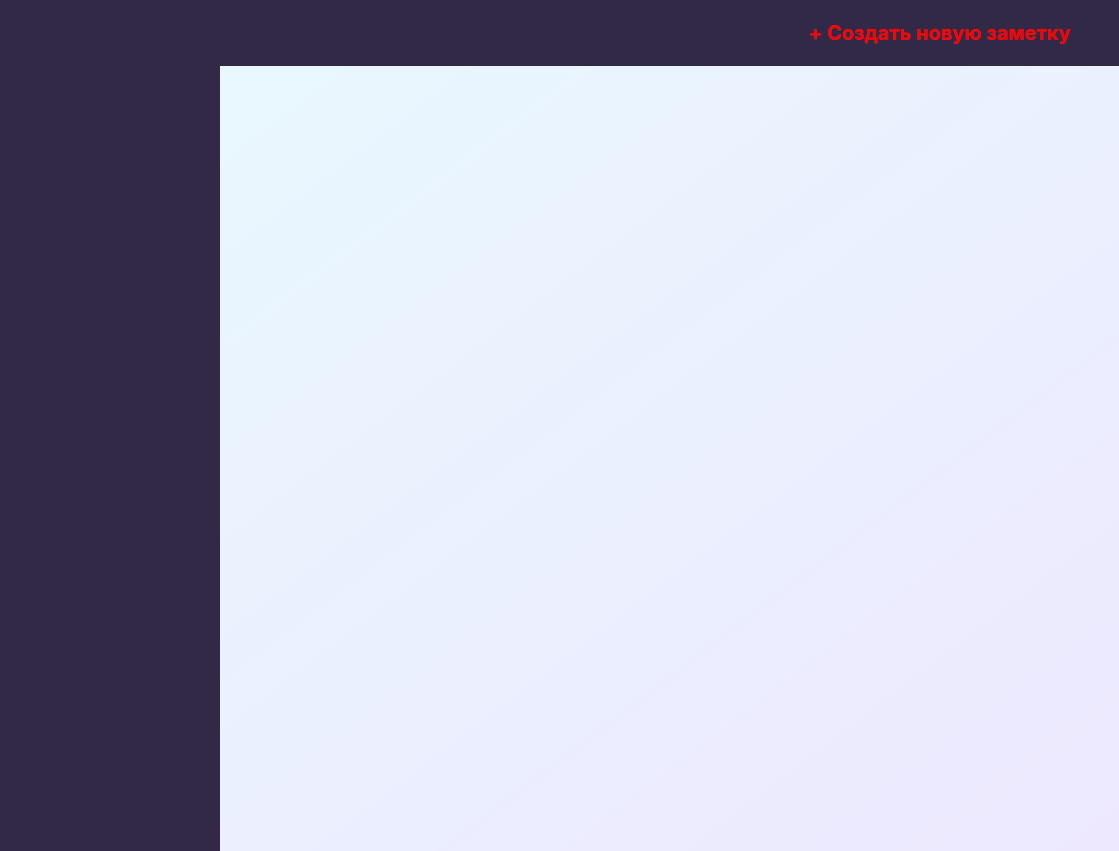
<?xml version="1.0" encoding="UTF-8"?>
<ui version="4.0">
 <class>UserApplication</class>
 <widget class="QMainWindow" name="UserApplication">
  <property name="geometry">
   <rect>
    <x>0</x>
    <y>0</y>
    <width>1119</width>
    <height>851</height>
   </rect>
  </property>
  <property name="minimumSize">
   <size>
    <width>800</width>
    <height>600</height>
   </size>
  </property>
  <property name="windowTitle">
   <string>Feedback Tools</string>
  </property>
  <widget class="QWidget" name="centralwidget">
   <property name="styleSheet">
    <string notr="true">background-color: qlineargradient(x1: 0, y1: 0, x2: 1, y2: 1, stop: 0 #E8FAFE, stop: 1 #EDE8FE);</string>
   </property>
   <layout class="QGridLayout" name="gridLayout">
    <property name="leftMargin">
     <number>0</number>
    </property>
    <property name="topMargin">
     <number>0</number>
    </property>
    <property name="rightMargin">
     <number>0</number>
    </property>
    <property name="bottomMargin">
     <number>0</number>
    </property>
    <property name="spacing">
     <number>0</number>
    </property>
    <item row="0" column="0">
     <widget class="QFrame" name="frame">
      <property name="styleSheet">
       <string notr="true">border: none;</string>
      </property>
      <property name="frameShape">
       <enum>QFrame::StyledPanel</enum>
      </property>
      <property name="frameShadow">
       <enum>QFrame::Raised</enum>
      </property>
      <layout class="QGridLayout" name="gridLayout_2">
       <property name="leftMargin">
        <number>0</number>
       </property>
       <property name="topMargin">
        <number>0</number>
       </property>
       <property name="rightMargin">
        <number>0</number>
       </property>
       <property name="bottomMargin">
        <number>0</number>
       </property>
       <property name="spacing">
        <number>0</number>
       </property>
       <item row="0" column="0">
        <widget class="QGroupBox" name="gridGroupBox">
         <property name="styleSheet">
          <string notr="true">background-color: none; border: none;</string>
         </property>
         <layout class="QHBoxLayout" name="horizontalLayout">
          <property name="spacing">
           <number>0</number>
          </property>
          <property name="leftMargin">
           <number>0</number>
          </property>
          <property name="topMargin">
           <number>0</number>
          </property>
          <property name="rightMargin">
           <number>0</number>
          </property>
          <property name="bottomMargin">
           <number>0</number>
          </property>
          <item>
           <widget class="QFrame" name="frame_2">
            <property name="maximumSize">
             <size>
              <width>220</width>
              <height>16777215</height>
             </size>
            </property>
            <property name="styleSheet">
             <string notr="true">background-color: #312945</string>
            </property>
            <property name="frameShape">
             <enum>QFrame::StyledPanel</enum>
            </property>
            <property name="frameShadow">
             <enum>QFrame::Raised</enum>
            </property>
           </widget>
          </item>
          <item>
           <widget class="QFrame" name="frame_3">
            <property name="styleSheet">
             <string notr="true">background-color: none</string>
            </property>
            <property name="frameShape">
             <enum>QFrame::StyledPanel</enum>
            </property>
            <property name="frameShadow">
             <enum>QFrame::Raised</enum>
            </property>
            <layout class="QVBoxLayout" name="verticalLayout_2">
             <property name="spacing">
              <number>0</number>
             </property>
             <property name="leftMargin">
              <number>0</number>
             </property>
             <property name="topMargin">
              <number>0</number>
             </property>
             <property name="rightMargin">
              <number>0</number>
             </property>
             <property name="bottomMargin">
              <number>0</number>
             </property>
             <item>
              <widget class="QGroupBox" name="gridGroupBox">
               <layout class="QVBoxLayout" name="verticalLayout">
                <property name="spacing">
                 <number>0</number>
                </property>
                <property name="leftMargin">
                 <number>0</number>
                </property>
                <property name="topMargin">
                 <number>0</number>
                </property>
                <property name="rightMargin">
                 <number>0</number>
                </property>
                <property name="bottomMargin">
                 <number>0</number>
                </property>
                <item>
                 <widget class="QFrame" name="frame_4">
                  <property name="maximumSize">
                   <size>
                    <width>16777215</width>
                    <height>66</height>
                   </size>
                  </property>
                  <property name="styleSheet">
                   <string notr="true">background-color: #312945</string>
                  </property>
                  <property name="frameShape">
                   <enum>QFrame::StyledPanel</enum>
                  </property>
                  <property name="frameShadow">
                   <enum>QFrame::Raised</enum>
                  </property>
                  <layout class="QHBoxLayout" name="horizontalLayout_2">
                   <item>
                    <widget class="QFrame" name="frame_6">
                     <property name="frameShape">
                      <enum>QFrame::StyledPanel</enum>
                     </property>
                     <property name="frameShadow">
                      <enum>QFrame::Raised</enum>
                     </property>
                    </widget>
                   </item>
                   <item>
                    <widget class="QPushButton" name="addNewNote">
                     <property name="maximumSize">
                      <size>
                       <width>340</width>
                       <height>16777215</height>
                      </size>
                     </property>
                     <property name="layoutDirection">
                      <enum>Qt::RightToLeft</enum>
                     </property>
                     <property name="styleSheet">
                      <string notr="true">color: red;
text-align: center;
font-family: Inter;
font-size: 20px;
font-style: normal;
font-weight: 600;
line-height: normal;</string>
                     </property>
                     <property name="text">
                      <string>+ Создать новую заметку</string>
                     </property>
                    </widget>
                   </item>
                  </layout>
                 </widget>
                </item>
                <item>
                 <widget class="QFrame" name="frame_5">
                  <property name="frameShape">
                   <enum>QFrame::StyledPanel</enum>
                  </property>
                  <property name="frameShadow">
                   <enum>QFrame::Raised</enum>
                  </property>
                 </widget>
                </item>
               </layout>
              </widget>
             </item>
            </layout>
           </widget>
          </item>
         </layout>
        </widget>
       </item>
      </layout>
     </widget>
    </item>
   </layout>
  </widget>
 </widget>
 <resources/>
 <connections/>
</ui>
